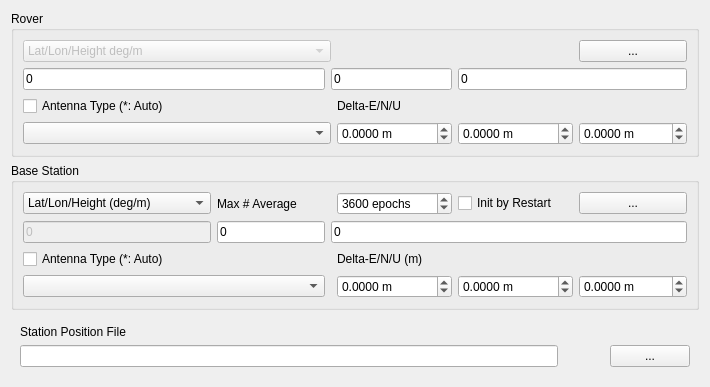
     <widget class="QWidget" name="TabSheet5">
      <property name="toolTip">
       <string/>
      </property>
      <attribute name="title">
       <string>&amp;Positions</string>
      </attribute>
      <layout class="QGridLayout" name="gridLayout_5">
       <item row="4" column="0">
        <widget class="QWidget" name="widget_3" native="true">
         <property name="sizePolicy">
          <sizepolicy hsizetype="Preferred" vsizetype="Maximum">
           <horstretch>0</horstretch>
           <verstretch>0</verstretch>
          </sizepolicy>
         </property>
         <layout class="QGridLayout" name="gridLayout_12">
          <item row="1" column="1">
           <widget class="QPushButton" name="btnStationPositionView">
            <property name="toolTip">
             <string>Show station position file</string>
            </property>
            <property name="icon">
             <iconset resource="rtknavi_qt.qrc">
              <normaloff>:/buttons/doc</normaloff>:/buttons/doc</iconset>
            </property>
            <property name="flat">
             <bool>true</bool>
            </property>
           </widget>
          </item>
          <item row="1" column="0">
           <widget class="QLineEdit" name="lEStationPositionFile">
            <property name="toolTip">
             <string>&lt;html&gt;&lt;head/&gt;&lt;body&gt;&lt;p&gt;Input the station position file path to retrieve the position from the station list (option: &lt;span style=&quot; font-style:italic;&quot;&gt;file-staposfile&lt;/span&gt;). &lt;/p&gt;&lt;p&gt;The station position file is a text file which contains the multiple lines. Each line represents a record for a station. A record contains:&lt;/p&gt;&lt;p&gt;&lt;span style=&quot; font-weight:700;&quot;&gt;- Latitude (deg)&lt;/span&gt;&lt;/p&gt;&lt;p&gt;&lt;span style=&quot; font-weight:700;&quot;&gt;- Longitude (deg)&lt;/span&gt;&lt;/p&gt;&lt;p&gt;&lt;span style=&quot; font-weight:700;&quot;&gt;- Ellipsoidal height (m)&lt;/span&gt;&lt;/p&gt;&lt;p&gt;&lt;span style=&quot; font-weight:700;&quot;&gt;- Station ID&lt;/span&gt;&lt;/p&gt;&lt;p&gt;&lt;span style=&quot; font-weight:700;&quot;&gt;- Station name&lt;/span&gt;&lt;/p&gt;&lt;p&gt;separated by spaces. The line starting &amp;quot;%&amp;quot; is treated as the comment line. &lt;/p&gt;&lt;p&gt;&lt;br/&gt;&lt;/p&gt;&lt;p&gt;An example station position file is found at &amp;quot;data\stations.pos&amp;quot;.&lt;/p&gt;&lt;p&gt;SINEX station positions can be used as well. An sample SINEX file is found at &amp;quot;data\igs10P1565_wocov.snx&amp;quot;&lt;/p&gt;&lt;/body&gt;&lt;/html&gt;</string>
            </property>
           </widget>
          </item>
          <item row="0" column="0">
           <widget class="QLabel" name="Label30">
            <property name="toolTip">
             <string/>
            </property>
            <property name="text">
             <string>Station Position File</string>
            </property>
           </widget>
          </item>
          <item row="1" column="2">
           <widget class="QPushButton" name="btnStationPositionFile">
            <property name="toolTip">
             <string>Select station position file</string>
            </property>
            <property name="text">
             <string>...</string>
            </property>
           </widget>
          </item>
         </layout>
        </widget>
       </item>
       <item row="3" column="0">
        <widget class="QGroupBox" name="GroupRefAnt">
         <property name="toolTip">
          <string/>
         </property>
         <property name="title">
          <string>Base Station</string>
         </property>
         <layout class="QGridLayout" name="gridLayout_10">
          <item row="2" column="0" colspan="2">
           <widget class="QCheckBox" name="cBReferenceAntennaPcv">
            <property name="toolTip">
             <string>&lt;html&gt;&lt;head/&gt;&lt;body&gt;&lt;p&gt;Specify base station antenna type and/or delta position&lt;/p&gt;&lt;/body&gt;&lt;/html&gt;</string>
            </property>
            <property name="text">
             <string>Antenna Type (*: Auto)</string>
            </property>
           </widget>
          </item>
          <item row="0" column="5">
           <widget class="QCheckBox" name="cBInitRestart">
            <property name="toolTip">
             <string>Initialize by restart</string>
            </property>
            <property name="text">
             <string>Init by Restart</string>
            </property>
           </widget>
          </item>
          <item row="0" column="6">
           <widget class="QPushButton" name="btnReferencePosition">
            <property name="toolTip">
             <string>Select reference position</string>
            </property>
            <property name="text">
             <string>...</string>
            </property>
           </widget>
          </item>
          <item row="1" column="0">
           <widget class="QLineEdit" name="lEReferencePosition1">
            <property name="enabled">
             <bool>false</bool>
            </property>
            <property name="toolTip">
             <string/>
            </property>
            <property name="text">
             <string>0</string>
            </property>
           </widget>
          </item>
          <item row="1" column="1" colspan="2">
           <widget class="QLineEdit" name="lEReferencePosition2">
            <property name="toolTip">
             <string>Base station position as specify by the format.</string>
            </property>
            <property name="text">
             <string>0</string>
            </property>
           </widget>
          </item>
          <item row="1" column="3" colspan="4">
           <widget class="QLineEdit" name="lEReferencePosition3">
            <property name="toolTip">
             <string>Base station position as specify by the format.</string>
            </property>
            <property name="text">
             <string>0</string>
            </property>
           </widget>
          </item>
          <item row="0" column="4">
           <widget class="QSpinBox" name="sBMaxAveEp">
            <property name="toolTip">
             <string>Maximum averaging epochs</string>
            </property>
            <property name="suffix">
             <string> epochs</string>
            </property>
            <property name="maximum">
             <number>10000</number>
            </property>
            <property name="value">
             <number>3600</number>
            </property>
           </widget>
          </item>
          <item row="0" column="0">
           <widget class="QComboBox" name="cBReferencePositionType">
            <property name="toolTip">
             <string>Select base station position format</string>
            </property>
            <item>
             <property name="text">
              <string>Lat/Lon/Height (deg/m)</string>
             </property>
            </item>
            <item>
             <property name="text">
              <string>Lat/Lon/Height (dms/m)</string>
             </property>
            </item>
            <item>
             <property name="text">
              <string>X/Y/Z-ECEF m</string>
             </property>
            </item>
            <item>
             <property name="text">
              <string>RTCM/Raw Antenna Position</string>
             </property>
            </item>
            <item>
             <property name="text">
              <string>Average of Single Position</string>
             </property>
            </item>
           </widget>
          </item>
          <item row="0" column="1" colspan="3">
           <widget class="QLabel" name="lblMaxAveEp">
            <property name="text">
             <string>Max # Average</string>
            </property>
           </widget>
          </item>
          <item row="4" column="6">
           <widget class="QDoubleSpinBox" name="sBReferenceAntennaU">
            <property name="toolTip">
             <string>&lt;html&gt;&lt;head/&gt;&lt;body&gt;&lt;p&gt;Set the delta position in up direction of the rover antenna as offsets of ARP (antenna reference point) position with refer to the marker (option: &lt;span style=&quot; font-style:italic;&quot;&gt;ant2-antdelu&lt;/span&gt;)&lt;/p&gt;&lt;/body&gt;&lt;/html&gt;</string>
            </property>
            <property name="suffix">
             <string> m</string>
            </property>
            <property name="decimals">
             <number>4</number>
            </property>
            <property name="minimum">
             <double>-10000.000000000000000</double>
            </property>
            <property name="maximum">
             <double>10000.000000000000000</double>
            </property>
           </widget>
          </item>
          <item row="4" column="5">
           <widget class="QDoubleSpinBox" name="sBReferenceAntennaN">
            <property name="toolTip">
             <string>&lt;html&gt;&lt;head/&gt;&lt;body&gt;&lt;p&gt;Set the delta position in north direction of the rover antenna as offsets of ARP (antenna reference point) position with refer to the marker (option: &lt;span style=&quot; font-style:italic;&quot;&gt;ant2-antdeln&lt;/span&gt;)&lt;/p&gt;&lt;/body&gt;&lt;/html&gt;</string>
            </property>
            <property name="suffix">
             <string> m</string>
            </property>
            <property name="decimals">
             <number>4</number>
            </property>
            <property name="minimum">
             <double>-100000.000000000000000</double>
            </property>
            <property name="maximum">
             <double>1000000.000000000000000</double>
            </property>
           </widget>
          </item>
          <item row="4" column="4">
           <widget class="QDoubleSpinBox" name="sBReferenceAntennaE">
            <property name="toolTip">
             <string>&lt;html&gt;&lt;head/&gt;&lt;body&gt;&lt;p&gt;Set the delta position in east direction of the rover antenna as offsets of ARP (antenna reference point) position with refer to the marker (option: &lt;span style=&quot; font-style:italic;&quot;&gt;ant2-antdele&lt;/span&gt;)&lt;/p&gt;&lt;/body&gt;&lt;/html&gt;</string>
            </property>
            <property name="suffix">
             <string> m</string>
            </property>
            <property name="decimals">
             <number>4</number>
            </property>
            <property name="minimum">
             <double>-100000.000000000000000</double>
            </property>
            <property name="maximum">
             <double>1000000.000000000000000</double>
            </property>
           </widget>
          </item>
          <item row="2" column="4">
           <widget class="QLabel" name="lblReferenceAntennaD">
            <property name="toolTip">
             <string/>
            </property>
            <property name="text">
             <string>Delta-E/N/U (m)</string>
            </property>
           </widget>
          </item>
          <item row="4" column="0" colspan="3">
           <widget class="QComboBox" name="cBReferenceAntenna">
            <property name="toolTip">
             <string>&lt;html&gt;&lt;head/&gt;&lt;body&gt;&lt;p&gt;Select the type of the base station antenna (option: &lt;span style=&quot; font-style:italic;&quot;&gt;ant2-anttype&lt;/span&gt;).&lt;/p&gt;&lt;p&gt;To select the antenna type, set the &amp;quot;Receiver Antenna PCV File&amp;quot; path in &amp;quot;Files&amp;quot;. &lt;/p&gt;&lt;p&gt;If &amp;quot;*&amp;quot; is used, antenna type and antenna delta are recognized by the antenna information of RINEX OBS header.&lt;/p&gt;&lt;/body&gt;&lt;/html&gt;</string>
            </property>
           </widget>
          </item>
         </layout>
        </widget>
       </item>
       <item row="1" column="0">
        <widget class="QGroupBox" name="GroupRovAnt">
         <property name="toolTip">
          <string/>
         </property>
         <property name="title">
          <string>Rover</string>
         </property>
         <layout class="QGridLayout" name="gridLayout_11">
          <item row="0" column="0" colspan="2">
           <widget class="QComboBox" name="cBRoverPositionType">
            <property name="enabled">
             <bool>false</bool>
            </property>
            <property name="toolTip">
             <string>Select rover position format</string>
            </property>
            <item>
             <property name="text">
              <string>Lat/Lon/Height deg/m</string>
             </property>
            </item>
            <item>
             <property name="text">
              <string>Lat/Lon/Height dms/m</string>
             </property>
            </item>
            <item>
             <property name="text">
              <string>X/Y/Z-ECEF m</string>
             </property>
            </item>
           </widget>
          </item>
          <item row="0" column="5">
           <widget class="QPushButton" name="btnRoverPosition">
            <property name="toolTip">
             <string>Select rover position</string>
            </property>
            <property name="text">
             <string>...</string>
            </property>
           </widget>
          </item>
          <item row="1" column="0">
           <widget class="QLineEdit" name="lERoverPosition1">
            <property name="enabled">
             <bool>true</bool>
            </property>
            <property name="toolTip">
             <string>Rover position as specify by the format.</string>
            </property>
            <property name="text">
             <string>0</string>
            </property>
           </widget>
          </item>
          <item row="1" column="1" colspan="2">
           <widget class="QLineEdit" name="lERoverPosition2">
            <property name="toolTip">
             <string>Rover position as specify by the format.</string>
            </property>
            <property name="text">
             <string>0</string>
            </property>
           </widget>
          </item>
          <item row="1" column="3" colspan="3">
           <widget class="QLineEdit" name="lERoverPosition3">
            <property name="toolTip">
             <string>Rover position as specify by the format.</string>
            </property>
            <property name="text">
             <string>0</string>
            </property>
           </widget>
          </item>
          <item row="3" column="0" colspan="2">
           <widget class="QCheckBox" name="cBRoverAntennaPcv">
            <property name="toolTip">
             <string>&lt;html&gt;&lt;head/&gt;&lt;body&gt;&lt;p&gt;Specify rover antenna type and/or delta position&lt;/p&gt;&lt;/body&gt;&lt;/html&gt;</string>
            </property>
            <property name="text">
             <string>Antenna Type (*: Auto)</string>
            </property>
           </widget>
          </item>
          <item row="3" column="2" colspan="3">
           <widget class="QLabel" name="lblRoverAntennaD">
            <property name="toolTip">
             <string/>
            </property>
            <property name="text">
             <string>Delta-E/N/U</string>
            </property>
           </widget>
          </item>
          <item row="5" column="0" colspan="2">
           <widget class="QComboBox" name="cBRoverAntenna">
            <property name="toolTip">
             <string>&lt;html&gt;&lt;head/&gt;&lt;body&gt;&lt;p&gt;Select the type of the rover antenna (option: &lt;span style=&quot; font-style:italic;&quot;&gt;ant1-anttype&lt;/span&gt;).&lt;/p&gt;&lt;p&gt;To select the antenna type, set the &amp;quot;Receiver Antenna PCV File&amp;quot; path in &amp;quot;Files&amp;quot;. &lt;/p&gt;&lt;p&gt;If &amp;quot;*&amp;quot; is used, antenna type and antenna delta are recognized by the antenna information of RINEX OBS header.&lt;/p&gt;&lt;/body&gt;&lt;/html&gt;</string>
            </property>
           </widget>
          </item>
          <item row="5" column="2">
           <widget class="QDoubleSpinBox" name="sBRoverAntennaE">
            <property name="toolTip">
             <string>&lt;html&gt;&lt;head/&gt;&lt;body&gt;&lt;p&gt;Set the delta position in east direction of the rover antenna as offsets of ARP (antenna reference point) position with refer to the marker (option: &lt;span style=&quot; font-style:italic;&quot;&gt;ant1-antdele&lt;/span&gt;)&lt;/p&gt;&lt;/body&gt;&lt;/html&gt;</string>
            </property>
            <property name="suffix">
             <string> m</string>
            </property>
            <property name="decimals">
             <number>4</number>
            </property>
            <property name="minimum">
             <double>-1000000.000000000000000</double>
            </property>
            <property name="maximum">
             <double>1000000.000000000000000</double>
            </property>
           </widget>
          </item>
          <item row="5" column="5">
           <widget class="QDoubleSpinBox" name="sBRoverAntennaU">
            <property name="toolTip">
             <string>&lt;html&gt;&lt;head/&gt;&lt;body&gt;&lt;p&gt;Set the delta position in up direction of the rover antenna as offsets of ARP (antenna reference point) position with refer to the marker (option: &lt;span style=&quot; font-style:italic;&quot;&gt;ant1-antdelu&lt;/span&gt;)&lt;/p&gt;&lt;/body&gt;&lt;/html&gt;</string>
            </property>
            <property name="suffix">
             <string> m</string>
            </property>
            <property name="decimals">
             <number>4</number>
            </property>
            <property name="minimum">
             <double>-10000.000000000000000</double>
            </property>
            <property name="maximum">
             <double>10000.000000000000000</double>
            </property>
           </widget>
          </item>
          <item row="5" column="3" colspan="2">
           <widget class="QDoubleSpinBox" name="sBRoverAntennaN">
            <property name="toolTip">
             <string>&lt;html&gt;&lt;head/&gt;&lt;body&gt;&lt;p&gt;Set the delta position in north direction of the rover antenna as offsets of ARP (antenna reference point) position with refer to the marker (option: &lt;span style=&quot; font-style:italic;&quot;&gt;ant1-antdeln&lt;/span&gt;)&lt;/p&gt;&lt;/body&gt;&lt;/html&gt;</string>
            </property>
            <property name="suffix">
             <string> m</string>
            </property>
            <property name="decimals">
             <number>4</number>
            </property>
            <property name="minimum">
             <double>-100000.000000000000000</double>
            </property>
            <property name="maximum">
             <double>1000000.000000000000000</double>
            </property>
           </widget>
          </item>
         </layout>
        </widget>
       </item>
      </layout>
     </widget>
